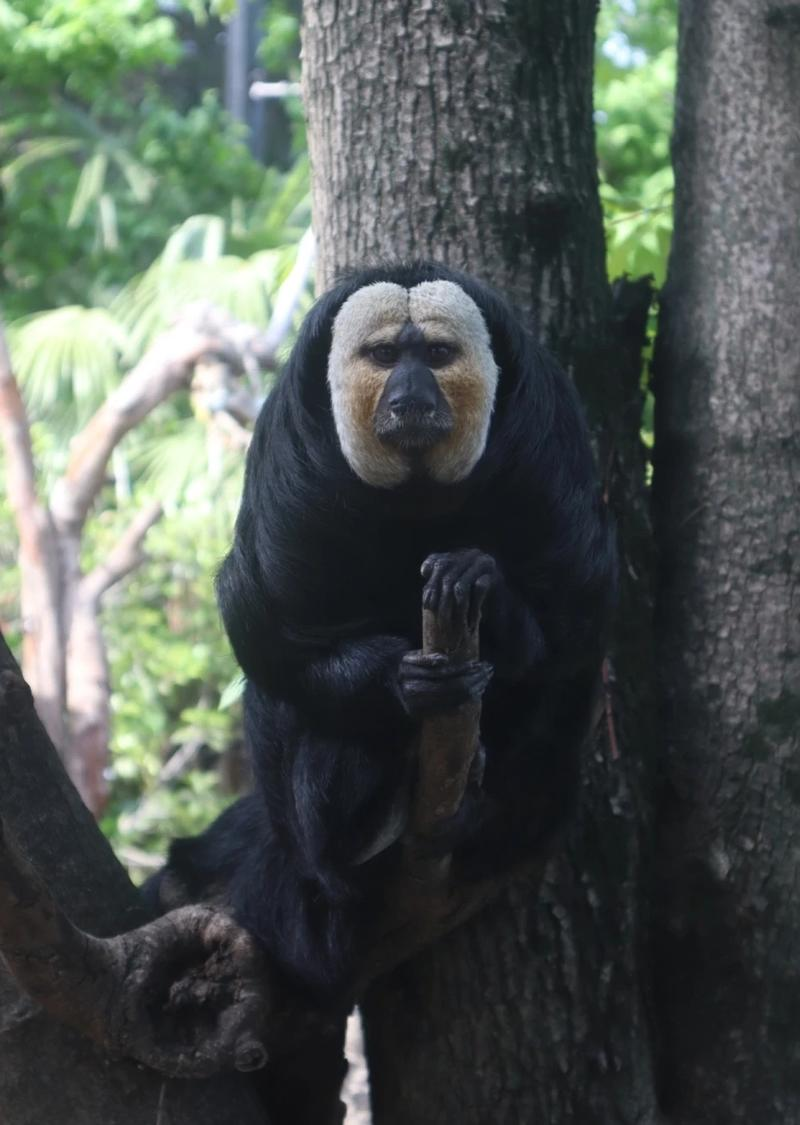
#> input picture Benchmark/PIL/PIL.Image.Image.resize@4.2.1-4.3.0/PIL.Image.Image.resize#5YY/example.jpg, 800 x 1125 px
$ python resizeYY.py
#> lines starting #> are read from the running program, lines starting #| are printed output that depends on the picture
from PIL import Image
image = Image.open('./example.jpg')
#> image is the input picture: PIL image 800x1125 RGB; mean R, G, B 79.1, 87, 82.1
resized_image = image.resize(size=(300, 200), resample=Image.BICUBIC)
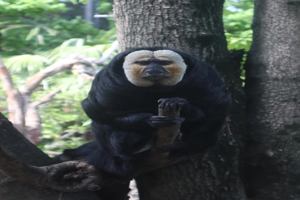
#> resized_image: PIL image 300x200 RGB; mean R, G, B 79.1, 87, 82.1
resized_image.save('./resized_example.jpg')
